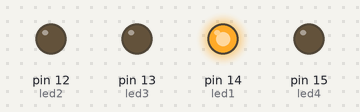
The sketch below on a simulated Arduino Uno, built with avr-gcc and run on an emulated ATmega328P. Parts: output pins drawn as LEDs (lit = HIGH).

Above: at 0.5 s.
At 1.5 s:
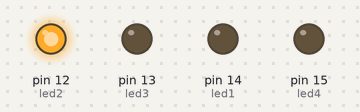
At 2.5 s:
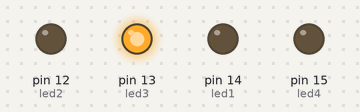
At 3.5 s:
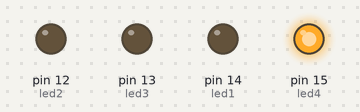
Timing chart, 0 to 5.2 s (numbered marks = the images above):
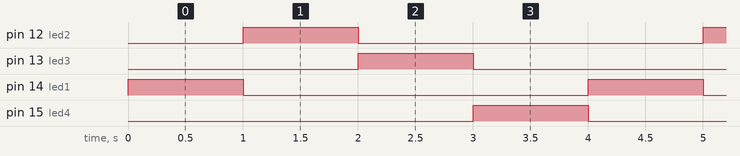

Measured:
- by itself, pin 12 (led2), pin 13 (led3), pin 14 (led1), pin 15 (led4): alternates HIGH for 1.0 s and LOW for 3.0 s
- by itself, everything shown: repeats every 4.0 s, in 4 steps

The sketch:

running_led.ino
```cpp
const int led1 = 14;
const int led2 = 12;
const int led3 = 13;
const int led4 = 15;

void setup() {
  pinMode(led1, OUTPUT);
  pinMode(led2, OUTPUT);
  pinMode(led3, OUTPUT);
  pinMode(led4, OUTPUT);

}

void loop() {
  digitalWrite(led1, HIGH);
  digitalWrite(led2, LOW);
  digitalWrite(led3, LOW);
  digitalWrite(led4, LOW);
  delay(1000);
  digitalWrite(led1, LOW);
  digitalWrite(led2, HIGH);
  digitalWrite(led3, LOW);
  digitalWrite(led4, LOW);
  delay(1000);
  digitalWrite(led1, LOW);
  digitalWrite(led2, LOW);
  digitalWrite(led3, HIGH);
  digitalWrite(led4, LOW);
  delay(1000);
  digitalWrite(led1, LOW);
  digitalWrite(led2, LOW);
  digitalWrite(led3, LOW);
  digitalWrite(led4, HIGH);
  delay(1000);
}
```
